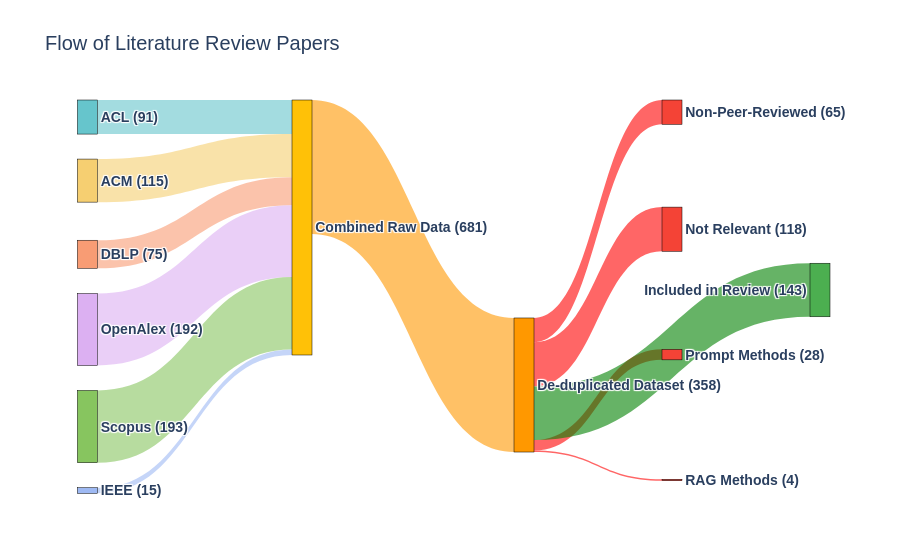

The cell this chart's notebook holds for it:
### Code cell
import pandas as pd
import plotly.graph_objects as go
import glob
import numpy as np
import os
import plotly.colors
import re

def to_rgba_string(color_str, alpha=0.6):
    """
    Converts a color string (hex, rgb(...), or name) to a
    Plotly-compatible rgba string with a specified alpha.
    """
    # This function is designed to be robust to different color formats.
    if isinstance(color_str, str) and color_str.startswith('rgb'):
        # Handle the 'rgb(r, g, b)' format directly.
        return color_str.replace('rgb', 'rgba').replace(')', f', {alpha})')
    
    # For hex strings and color names, use Plotly's own robust converters.
    try:
        from matplotlib.colors import to_rgb
        rgb_tuple = tuple(int(c * 255) for c in to_rgb(color_str))
    except (ValueError, ImportError):
        # Fallback for any other unexpected color format
        try:
            rgb_tuple = plotly.colors.hex_to_rgb(color_str)
        except ValueError:
            return f"rgba(204, 204, 204, {alpha})" # Default to grey
            
    return f"rgba({rgb_tuple[0]}, {rgb_tuple[1]}, {rgb_tuple[2]}, {alpha})"

# --- 1. Calculate Source Data Sizes ---
sources = {
    "ACL": "**/acl_results.csv", "ACM": "**/*_acm*.csv", "DBLP": "**/*_dblp.csv",
    "OpenAlex": "**/*_openalex.csv", "Scopus": "**/*_scopus.csv", "IEEE": "**/*_ieee.csv"
}
source_counts = {}
for source, pattern in sources.items():
    count = 0
    files = glob.glob(pattern, recursive=True)
    for f in files:
        try:
            df = pd.read_csv(f)
            count += len(df)
        except Exception as e:
            print(f"Could not process file {f}: {e}")
    source_counts[source] = count

total_raw_count = sum(source_counts.values())

# --- 2. Load Final Dataset and Calculate Flows ---
try:
    final_df = pd.read_csv('final_taxonomy.csv')
    deduplicated_count = len(final_df)
    excluded_df = final_df[final_df['included in review'].astype(str).str.startswith('X')].copy()
    
    # --- Map exclusion reasons to new labels ---
    exclusion_label_map = {
        "X (P)": "Prompt Methods", "X (RAG)": "RAG Methods",
        "X (PR)": "Non-Peer-Reviewed", "X (NR)": "Not Relevant"
    }
    excluded_df['included in review'] = excluded_df['included in review'].map(exclusion_label_map).fillna(excluded_df['included in review'])
    exclusion_counts = excluded_df['included in review'].value_counts().to_dict()
    
    # --- Sort exclusion reasons for consistent ordering ---
    sorted_exclusion_reasons = sorted(exclusion_counts.keys())
    
    included_df = final_df[final_df['included in review'].isin(['Y', 'Survey'])]
    included_count = len(included_df)

    # --- 3. Prepare Data for Sankey Diagram ---
    def style_label(label):
        # Wraps the label in an HTML span for styling.
        return f'<span style="font-family: Questrial, sans-serif; font-weight: bold; background-color: white; border: 1px solid black; padding: 3px; border-radius: 4px;">{label}</span>'

    node_labels_raw = {
        **{source: f"{source} ({count})" for source, count in source_counts.items()},
        "Combined": f"Combined Raw Data ({total_raw_count})",
        "DeduplicatedDataset": f"De-duplicated Dataset ({deduplicated_count})",
        **{reason: f"{reason} ({exclusion_counts[reason]})" for reason in sorted_exclusion_reasons},
        "Included": f"Included in Review ({included_count})"
    }
    
    labels = [style_label(l) for l in node_labels_raw.values()]
    label_indices = {name: i for i, name in enumerate(node_labels_raw.keys())}


    source_nodes, target_nodes, values = [], [], []
    
    # --- Define Flows ---
    combined_idx, deduplicated_idx = label_indices["Combined"], label_indices["DeduplicatedDataset"]
    for source in source_counts.keys():
        source_nodes.append(label_indices[source]); target_nodes.append(combined_idx); values.append(source_counts[source])
    
    source_nodes.append(combined_idx); target_nodes.append(deduplicated_idx); values.append(deduplicated_count)
    
    for reason in sorted_exclusion_reasons:
        source_nodes.append(deduplicated_idx); target_nodes.append(label_indices[reason]); values.append(exclusion_counts[reason])
        
    source_nodes.append(deduplicated_idx); target_nodes.append(label_indices["Included"]); values.append(included_count)

    # --- 4. Define Node Positions and Colors ---
    num_sources = len(source_counts)
    num_exclusions = len(sorted_exclusion_reasons)
    
    node_x = [0.01] * num_sources + [0.3, 0.6] + [0.8] * num_exclusions + [1.0]
    node_y = (list(np.linspace(0.01, 1, num_sources)) + [0.25, 0.75] + 
              list(np.linspace(0.01, 1, num_exclusions)) + [0.5])
    
    # --- Node Color Palette ---
    color_palette = plotly.colors.qualitative.Pastel[:num_sources]
    color_palette += ['#FFC107', '#FF9800']
    color_palette += ['#F44336'] * num_exclusions
    color_palette += ['#4CAF50']
    
    # --- Link Color Palette ---
    link_colors = []
    included_idx = label_indices["Included"]
    combined_idx = label_indices["Combined"]
    exclusion_indices = [label_indices[reason] for reason in sorted_exclusion_reasons]

    for source_node_idx, target_node_idx in zip(source_nodes, target_nodes):
        if target_node_idx == combined_idx:
            link_colors.append(to_rgba_string(color_palette[source_node_idx]))
        elif source_node_idx == combined_idx:
            link_colors.append(to_rgba_string(color_palette[target_node_idx]))
        elif target_node_idx == included_idx:
            link_colors.append(to_rgba_string('green'))
        elif target_node_idx in exclusion_indices:
            link_colors.append(to_rgba_string('red'))
        else:
            link_colors.append(to_rgba_string('lightgrey'))

    # --- 5. Create and Display the Sankey Diagram ---
    fig = go.Figure(data=[go.Sankey(
        arrangement='snap',
        node=dict(
            pad=25, thickness=20, line=dict(color="black", width=0.5),
            label=labels, x=node_x, y=node_y, color=color_palette
        ),
        link=dict(source=source_nodes, target=target_nodes, value=values, color=link_colors)
    )])
    
    fig.update_layout(
        title_text="Flow of Literature Review Papers",
        font=dict(size=14, family="Questrial, sans-serif")
    )
    
    # --- 6. Save and Show ---
    fig.write_image("sankey_diagram.png", scale=2)
    print("Sankey diagram saved as 'sankey_diagram.png'")
    fig.show()

except FileNotFoundError:
    print("Error: 'final_taxonomy.csv' not found.")
except Exception as e:
    print(f"An error occurred: {e}")

### Figure 1 — Plotly figure (JSON) as saved in the notebook; plotly's stock layout.template omitted (floating-point values rounded to 4 significant figures)
{"data": [{"arrangement": "snap", "link": {"color": ["rgba(102, 197, 204, 0.6)", "rgba(246, 207, 113, 0.6)", "rgba(248, 156, 116, 0.6)", "rgba(220, 176, 242, 0.6)", "rgba(135, 197, 95, 0.6)", "rgba(158, 185, 243, 0.6)", "rgba(255, 152, 0, 0.6)", "rgba(255, 0, 0, 0.6)", "rgba(255, 0, 0, 0.6)", "rgba(255, 0, 0, 0.6)", "rgba(255, 0, 0, 0.6)", "rgba(0, 128, 0, 0.6)"], "source": [0, 1, 2, 3, 4, 5, 6, 7, 7, 7, 7, 7], "target": [6, 6, 6, 6, 6, 6, 7, 8, 9, 10, 11, 12], "value": [91, 115, 75, 192, 193, 15, 358, 65, 118, 28, 4, 143]}, "node": {"color": ["rgb(102, 197, 204)", "rgb(246, 207, 113)", "rgb(248, 156, 116)", "rgb(220, 176, 242)", "rgb(135, 197, 95)", "rgb(158, 185, 243)", "#FFC107", "#FF9800", "#F44336", "#F44336", "#F44336", "#F44336", "#4CAF50"], "label": ["<span style=\"font-family: Questrial, sans-serif; font-weight: bold; background-color: white; border: 1px solid black; padding: 3px; border-radius: 4px;\">ACL (91)</span>", "<span style=\"font-family: Questrial, sans-serif; font-weight: bold; background-color: white; border: 1px solid black; padding: 3px; border-radius: 4px;\">ACM (115)</span>", "<span style=\"font-family: Questrial, sans-serif; font-weight: bold; background-color: white; border: 1px solid black; padding: 3px; border-radius: 4px;\">DBLP (75)</span>", "<span style=\"font-family: Questrial, sans-serif; font-weight: bold; background-color: white; border: 1px solid black; padding: 3px; border-radius: 4px;\">OpenAlex (192)</span>", "<span style=\"font-family: Questrial, sans-serif; font-weight: bold; background-color: white; border: 1px solid black; padding: 3px; border-radius: 4px;\">Scopus (193)</span>", "<span style=\"font-family: Questrial, sans-serif; font-weight: bold; background-color: white; border: 1px solid black; padding: 3px; border-radius: 4px;\">IEEE (15)</span>", "<span style=\"font-family: Questrial, sans-serif; font-weight: bold; background-color: white; border: 1px solid black; padding: 3px; border-radius: 4px;\">Combined Raw Data (681)</span>", "<span style=\"font-family: Questrial, sans-serif; font-weight: bold; background-color: white; border: 1px solid black; padding: 3px; border-radius: 4px;\">De-duplicated Dataset (358)</span>", "<span style=\"font-family: Questrial, sans-serif; font-weight: bold; background-color: white; border: 1px solid black; padding: 3px; border-radius: 4px;\">Non-Peer-Reviewed (65)</span>", "<span style=\"font-family: Questrial, sans-serif; font-weight: bold; background-color: white; border: 1px solid black; padding: 3px; border-radius: 4px;\">Not Relevant (118)</span>", "<span style=\"font-family: Questrial, sans-serif; font-weight: bold; background-color: white; border: 1px solid black; padding: 3px; border-radius: 4px;\">Prompt Methods (28)</span>", "<span style=\"font-family: Questrial, sans-serif; font-weight: bold; background-color: white; border: 1px solid black; padding: 3px; border-radius: 4px;\">RAG Methods (4)</span>", "<span style=\"font-family: Questrial, sans-serif; font-weight: bold; background-color: white; border: 1px solid black; padding: 3px; border-radius: 4px;\">Included in Review (143)</span>"], "line": {"color": "black", "width": 0.5}, "pad": 25, "thickness": 20, "x": [0.01, 0.01, 0.01, 0.01, 0.01, 0.01, 0.3, 0.6, 0.8, 0.8, 0.8, 0.8, 1], "y": [0.01, 0.208, 0.406, 0.604, 0.802, 1, 0.25, 0.75, 0.01, 0.34, 0.67, 1, 0.5]}, "type": "sankey"}], "layout": {"font": {"family": "Questrial, sans-serif", "size": 14}, "title": {"text": "Flow of Literature Review Papers"}}}
